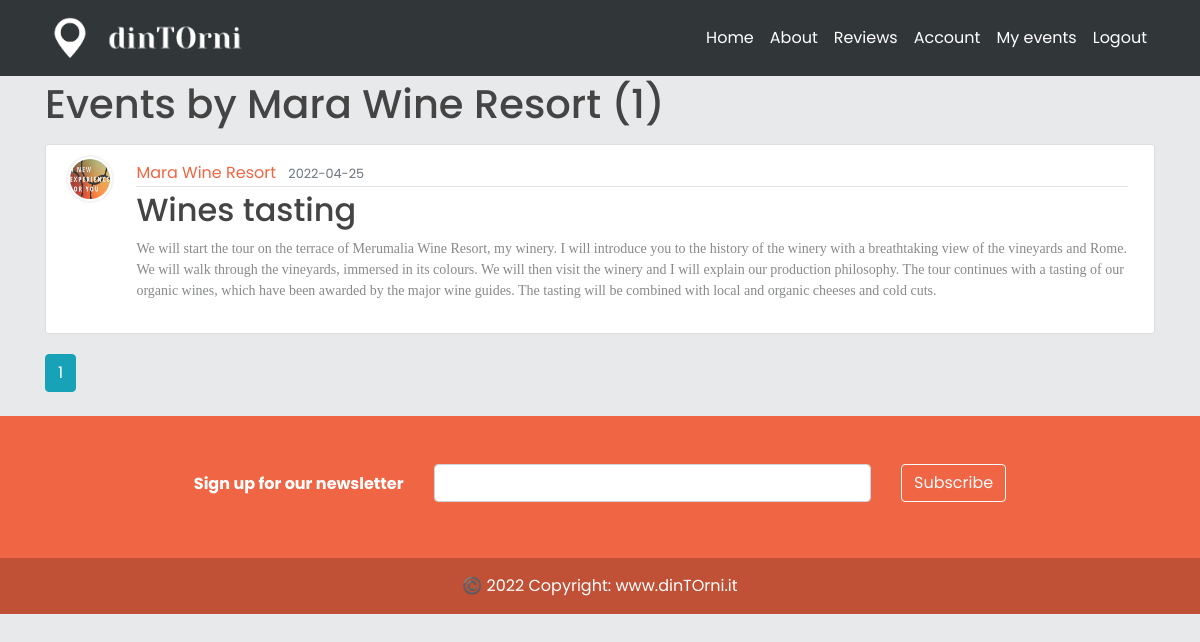
Screenshot of /Mara Wine Resort (signed in) with the database file from the repository.
### models.py (models this page shows, shortened)
class User(db.Model, UserMixin):
    _tablename__ = 'user'
    id = db.Column(db.Integer, primary_key=True)
    email = db.Column(db.String(120), unique=True, nullable=False)
    image_file = db.Column(db.String(20), nullable=False, default='default.jpg')
    password = db.Column(db.String(60), nullable=False)
    telephone = db.Column(db.Integer(), nullable=False)
    type= db.Column(db.String(20))
    __mapper_args__={
        'polymorphic_identity': 'user',
        'polymorphic_on': type
    }

class Business(User, db.Model):
    _tablename__ = 'business'
    id = db.Column(db.Integer, db.ForeignKey('user.id'), primary_key=True)
    name = db.Column(db.String(20), unique=True, nullable=False)
    vat_number = db.Column(db.Integer())#rimettere i nullable
    city = db.Column(db.String(20))
    address = db.Column(db.String(30))
    events = db.relationship('Event', backref='creator', lazy=True)
    link_facebook = db.Column(db.String())
    link_instagram = db.Column(db.String())
    link_twitter = db.Column(db.String())
    link_website = db.Column(db.String())
    __mapper_args__ = {
        'polymorphic_identity': 'business',
    }

class Event(db.Model):
    id = db.Column(db.Integer, primary_key=True)
    title = db.Column(db.String(100), nullable=False)
    date_event = db.Column(db.Date, nullable=False)
    location = db.Column(db.Text, nullable=False)
    price = db.Column(db.Float, nullable = True)
    equipment = db.Column(db.Text,  nullable=True)
    min_users = db.Column(db.Integer,  nullable=True)
    date_posted = db.Column(db.DateTime,
                            default=datetime.utcnow())  # default è listante corrente in cui posto
    content = db.Column(db.Text,  nullable=False)
    weaknesses = db.Column(db.Text,  nullable=True)
    image_event1 = db.Column(db.String(20), nullable=False, default='default.jpg')
    image_event2 = db.Column(db.String(20), nullable=False, default='default.jpg')
    image_event3 = db.Column(db.String(20), nullable=False, default='default.jpg')
    business_id = db.Column(db.Integer, db.ForeignKey('business.id'))  # db integer, è una chiave devo specificare la relazi

class User(db.Model, UserMixin):
    _tablename__ = 'user'
    id = db.Column(db.Integer, primary_key=True)
    email = db.Column(db.String(120), unique=True, nullable=False)
    image_file = db.Column(db.String(20), nullable=False, default='default.jpg')
    password = db.Column(db.String(60), nullable=False)
    telephone = db.Column(db.Integer(), nullable=False)
    type= db.Column(db.String(20))
    __mapper_args__={
        'polymorphic_identity': 'user',
        'polymorphic_on': type
    }

### app/users/routes.py (the view)
@users.route("/<string:name>")
def business_events(name):
    page = request.args.get('page', 1, type=int)
    business = Business.query.filter_by(name=name).first_or_404()
    events = Event.query.filter_by(creator=business).order_by(Event.date_posted.desc()).paginate(page=page, per_page=5)
    return render_template('business_events.html', events=events, business=business)

### models.py (called while the page is built)
@login_manager.user_loader
def load_user(email):
    user = User.query.get(email)
    return user

### app/templates/business_events.html
{% extends "layout.html" %}
{% block content %}
    <h1 class="mb-3">Events by {{ business.name }} ({{ events.total }})</h1>
    {% for event in events.items %}
        <article class="media content-section">
          <img class="rounded-circle article-img" src="{{ url_for('static', filename='profile_pics/' + event.creator.image_file) }}">
          <div class="media-body">
            <div class="article-metadata">
              <a class="mr-2" href="{{ url_for('users.business_events', name=event.creator.name) }}">{{ event.creator.name }}</a>
              <small class="text-muted">{{ event.date_event.strftime('%Y-%m-%d') }}</small>
            </div>
            <h2><a class="article-title" href="{{ url_for('events.event', event_id=event.id) }}">{{ event.title }}</a></h2>
            <p class="article-content">{{ event.content }}</p>
          </div>
        </article>
    {% endfor %}
    {% for page_num in events.iter_pages(left_edge=1, right_edge=1, left_current=1, right_current=2) %}
      {% if page_num %}
        {% if events.page == page_num %}
          <a class="btn btn-info mb-4" href="{{ url_for('users.business_events', name=business.name, page=page_num) }}">{{ page_num }}</a>
        {% else %}
          <a class="btn btn-outline-info mb-4" href="{{ url_for('users.business_events', name=business.name, page=page_num) }}">{{ page_num }}</a>
        {% endif %}
      {% else %}
        ...
      {% endif %}
    {% endfor %}
{% endblock content %}

### app/static/main.css (style rules this page uses)
body { background: #fafafa; color: #333333; margin-top: 5rem; }
h1, h2, h3, h4, h5, h6 { color: #444444; }
.content-section { background: #ffffff; padding: 10px 20px; border: 1px solid #dddddd; border-radius: 3px; margin-bottom: 20px; }
.article-title { color: #444444; }
.article-content { white-space: pre-line; }
.article-img { height: 65px; width: 65px; margin-right: 16px; }
.article-metadata { padding-bottom: 1px; margin-bottom: 4px; border-bottom: 1px solid #e3e3e3 }
img { border: 0; }
img { max-width: 100%; }
img { vertical-align: middle; border-style: none; }
*, body { font-family: "Poppins", sans-serif; }
a { color: #F06543; }
.rounded-circle { border-radius: 50% !important; }
.media { display: -ms-flexbox; display: flex; -ms-flex-align: start; align-items: flex-start; }
.media img { width: 48px !important; height: 48px !important; padding: 2px; border: 2px solid #f4f4f4; }
.media-body { -ms-flex: 1; flex: 1; padding: .4rem !important; }
.media-body p { font-family: 'Rokkitt', serif; font-weight: 500 !important; font-size: 14px; color: #88898a; }

### rows the page displays
Business: name "Mara Wine Resort"
Event: image_file (placeholder picture), creator.name "Mara Wine Resort", date_event "2022-04-25", title "Wines tasting", content "We will start the tour on the terrace of Merumalia Wine Resort, my winery. I will introduce you to the history of the winery with a breathtaking view of the vineyards and Rome. We will walk through the vineyards, immersed in its colours. We will then visit the winery and I will explain our production philosophy. The tour continues with a tasting of our organic wines, which have been awarded by the major wine guides. The tasting will be combined with local and organic cheeses and cold cuts."

### other values shown
{{ events.total }} "1"
{{ page_num }} "1"
